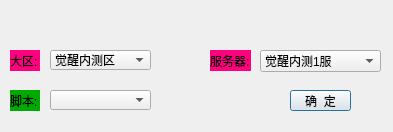
<?xml version="1.0" encoding="UTF-8"?>
<ui version="4.0">
 <class>CAddAccount</class>
 <widget class="QDialog" name="CAddAccount">
  <property name="geometry">
   <rect>
    <x>0</x>
    <y>0</y>
    <width>393</width>
    <height>132</height>
   </rect>
  </property>
  <property name="minimumSize">
   <size>
    <width>393</width>
    <height>132</height>
   </size>
  </property>
  <property name="maximumSize">
   <size>
    <width>393</width>
    <height>132</height>
   </size>
  </property>
  <property name="windowTitle">
   <string>添加賬號</string>
  </property>
  <widget class="QComboBox" name="comboBox_area">
   <property name="geometry">
    <rect>
     <x>50</x>
     <y>50</y>
     <width>101</width>
     <height>20</height>
    </rect>
   </property>
   <item>
    <property name="text">
     <string>觉醒内测区</string>
    </property>
   </item>
   <item>
    <property name="text">
     <string>合作体验区</string>
    </property>
   </item>
  </widget>
  <widget class="QComboBox" name="comboBox_server">
   <property name="geometry">
    <rect>
     <x>260</x>
     <y>50</y>
     <width>121</width>
     <height>22</height>
    </rect>
   </property>
   <item>
    <property name="text">
     <string>觉醒内测1服</string>
    </property>
   </item>
   <item>
    <property name="text">
     <string>觉醒内测2服</string>
    </property>
   </item>
   <item>
    <property name="text">
     <string>合作体验服</string>
    </property>
   </item>
  </widget>
  <widget class="QLabel" name="label_3">
   <property name="geometry">
    <rect>
     <x>10</x>
     <y>50</y>
     <width>30</width>
     <height>21</height>
    </rect>
   </property>
   <property name="styleSheet">
    <string notr="true">background-color: rgb(255, 0, 127);</string>
   </property>
   <property name="text">
    <string>大区:</string>
   </property>
  </widget>
  <widget class="QLabel" name="label_4">
   <property name="geometry">
    <rect>
     <x>210</x>
     <y>50</y>
     <width>41</width>
     <height>21</height>
    </rect>
   </property>
   <property name="styleSheet">
    <string notr="true">
background-color: rgb(255, 0, 127);</string>
   </property>
   <property name="text">
    <string>服务器:</string>
   </property>
  </widget>
  <widget class="QPushButton" name="pushButton_enter_acc">
   <property name="geometry">
    <rect>
     <x>290</x>
     <y>90</y>
     <width>61</width>
     <height>21</height>
    </rect>
   </property>
   <property name="text">
    <string>确  定</string>
   </property>
  </widget>
  <widget class="QWidget" name="layoutWidget">
   <property name="geometry">
    <rect>
     <x>10</x>
     <y>10</y>
     <width>171</width>
     <height>22</height>
    </rect>
   </property>
   <layout class="QHBoxLayout" name="horizontalLayout">
    <item>
     <widget class="QLabel" name="label">
      <property name="styleSheet">
       <string notr="true">background-color: rgb(255, 0, 0);</string>
      </property>
      <property name="text">
       <string>账号:</string>
      </property>
     </widget>
    </item>
    <item>
     <widget class="QLineEdit" name="lineEdit_acc"/>
    </item>
   </layout>
  </widget>
  <widget class="QWidget" name="layoutWidget">
   <property name="geometry">
    <rect>
     <x>210</x>
     <y>10</y>
     <width>171</width>
     <height>22</height>
    </rect>
   </property>
   <layout class="QHBoxLayout" name="horizontalLayout_2">
    <item>
     <widget class="QLabel" name="label_2">
      <property name="styleSheet">
       <string notr="true">background-color: rgb(255, 0, 0);</string>
      </property>
      <property name="text">
       <string>密码:</string>
      </property>
     </widget>
    </item>
    <item>
     <widget class="QLineEdit" name="lineEdit_psw"/>
    </item>
   </layout>
  </widget>
  <widget class="QLabel" name="label_5">
   <property name="geometry">
    <rect>
     <x>10</x>
     <y>90</y>
     <width>30</width>
     <height>21</height>
    </rect>
   </property>
   <property name="styleSheet">
    <string notr="true">background-color: rgb(0, 170, 0);</string>
   </property>
   <property name="text">
    <string>脚本:</string>
   </property>
  </widget>
  <widget class="QComboBox" name="comboBox_script">
   <property name="geometry">
    <rect>
     <x>50</x>
     <y>90</y>
     <width>101</width>
     <height>20</height>
    </rect>
   </property>
  </widget>
 </widget>
 <layoutdefault spacing="6" margin="11"/>
 <resources/>
 <connections>
  <connection>
   <sender>pushButton_enter_acc</sender>
   <signal>clicked()</signal>
   <receiver>CAddAccount</receiver>
   <slot>PushButton_Enter_Acc()</slot>
   <hints>
    <hint type="sourcelabel">
     <x>174</x>
     <y>116</y>
    </hint>
    <hint type="destinationlabel">
     <x>274</x>
     <y>93</y>
    </hint>
   </hints>
  </connection>
 </connections>
 <slots>
  <slot>PushButton_Enter_Acc()</slot>
 </slots>
</ui>
